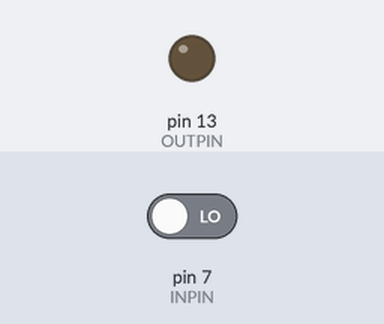
Recording of a sketch running on a simulated Arduino Uno, built with avr-gcc and run on an emulated ATmega328P. On the bench: output pins drawn as LEDs (lit = HIGH). Inputs (shaded band) come from the test bench; at power-on: pin 7 (INPIN) LOW.

Above: at 1.2 s.
1.3 s: pin 7 (INPIN) driven HIGH
At 1.6 s:
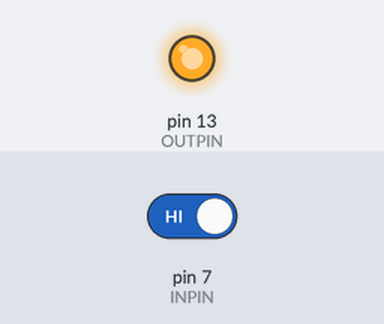
2.8 s: pin 7 (INPIN) driven LOW
At 3.9 s:
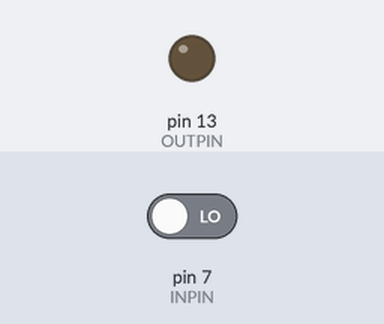
Timing chart, 0 to 5.8 s (numbered marks = the images above; inputs shaded):
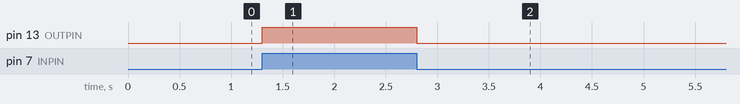

The sketch:

Button.ino
```cpp
#define INPIN 7
#define OUTPIN 13

// the setup function runs once when you press reset or power the board
void setup() {
  // initialize digital pin LED_BUILTIN as an output.
  pinMode(OUTPIN, OUTPUT);
  pinMode(INPIN, INPUT);
}

// the loop function runs over and over again forever
void loop() {
  bool button;
  button = digitalRead(INPIN);
  digitalWrite(OUTPIN, button);
}
```

Measured:
- after the input at 1.3 s, pin 13 (OUTPIN): LOW → HIGH at once
- after the input at 2.8 s, pin 13 (OUTPIN): HIGH → LOW at once
